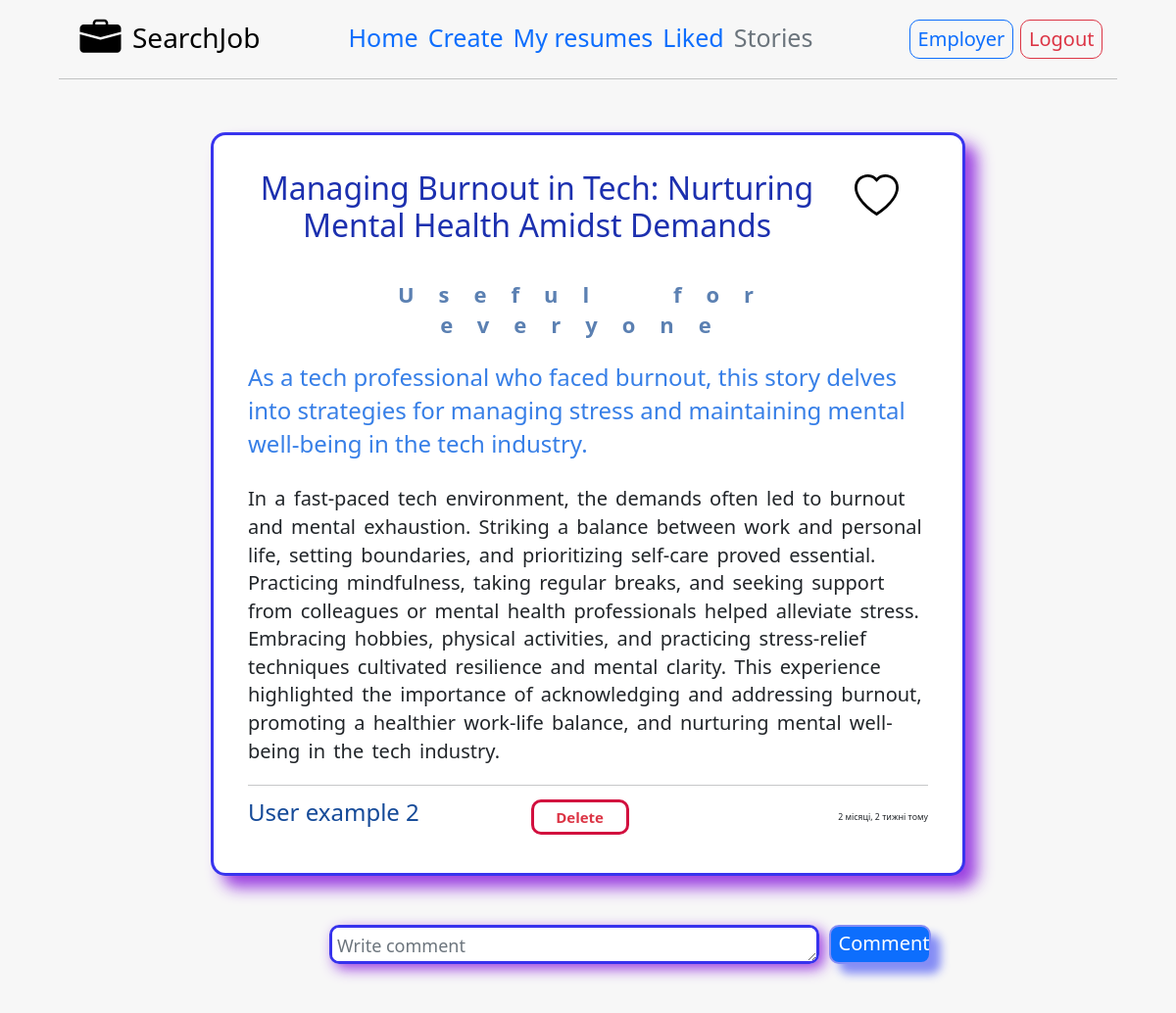
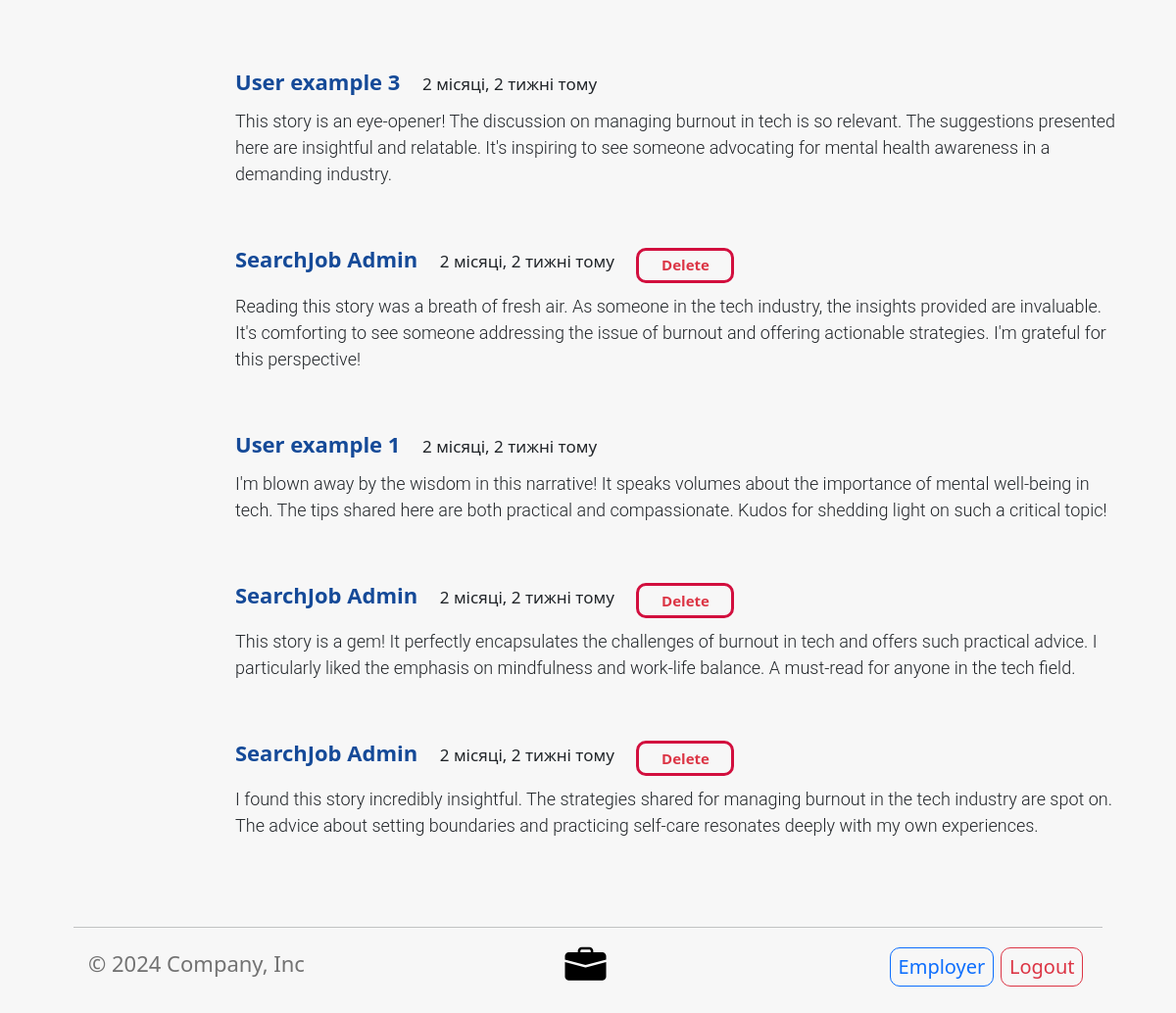
/story/11/ (signed in), run on the app's committed database (2 pictures, top to bottom).
### story/models.py (models this page shows, shortened)
class StoryModel(models.Model):
    headline = models.CharField(verbose_name='Headline of story', max_length=200)
    title = models.TextField(verbose_name='Title of story')
    text = models.TextField(verbose_name='Text of story')
    for_who = models.CharField(verbose_name='Useful for whom', max_length=20, choices=types_of_profession(), default=types_of_profession()[2][0])
    comments = models.BooleanField(default=True)
    timestamp = models.DateTimeField(auto_now_add=True)
    update = models.DateTimeField(auto_now=True)
    user = models.ForeignKey(
        settings.AUTH_USER_MODEL,
        default=1,
        on_delete=models.PROTECT
    )
    class Meta:
        ordering = ['-timestamp']
        verbose_name = 'Story'
        verbose_name_plural = 'Stories'

class CommentModel(models.Model):
    story = models.ForeignKey('StoryModel', on_delete=models.CASCADE)
    text = models.CharField(max_length=300, verbose_name='Text of comment')
    timestamp = models.DateTimeField(auto_now_add=True)
    user = models.ForeignKey(
        settings.AUTH_USER_MODEL,
        default=1,
        on_delete=models.PROTECT
    )
    class Meta:
        verbose_name = 'Comment'
        verbose_name_plural = 'Comments'
        ordering = ('-timestamp', )

### users/models.py (models this page shows)
class User(AbstractUser):
    first_name = models.CharField(max_length=40, verbose_name='First name')
    last_name = models.CharField(max_length=60, verbose_name='Last name')

### story/views.py (the view)
# urls.py: path('<int:id>/', story_content, name='story-content'),
def story_content(request, id=None):
    story = get_object_or_404(StoryModel, id=id)
    user_visitor = get_object_or_404(User, id=request.user.id)
    user_author = get_object_or_404(User, username=story.user)
    if request.POST:
        comment_author = user_visitor
        comment_text = request.POST['text']
        story.commentmodel_set.create(user=comment_author, text=comment_text)
        return redirect(f'/story/{id}/')
    context = {
        'story': story,
        'id': id,
        'user_side': settings.USER_SIDE,
        'user_main': user_author,
        'comments': story.comments,
        'all_comments': story.commentmodel_set.order_by('-id'),
        'user_visitor': user_visitor,
        'current_year': get_current_year()
    }
    with open('additional_files/liked_stories.json', "r") as file:
        data = json.load(file)
    user_id = str(user_visitor.id)
    try:
        if story.id in data['users'][user_id]:
            context['existence_in_liked_stories'] = True
        else:
            context['existence_in_liked_stories'] = False
    except KeyError:
        context['existence_in_liked_stories'] = False
    return render(request, 'story/story.html', context)

### additional_functions/additional.py (called while the page is built)
def get_current_year():
    current_date = datetime.datetime.now()
    return current_date.year

### templates/story/story.html (shortened to what this page needs)
{% extends 'story/base_story_block.html' %}
{% block add_in_nav %}
    <div class="text-end" style="margin-right: 10px; margin-top: 10px;">
        <a href="{% if user_side == 'employee' %}{% url 'employer:home-employer' %}{% else %}{% url 'employee:home-employee' %}{% endif %}"><button style="font-size: 20px; border-radius: 10px;" type="button" class="btn btn-outline-primary me-2">{% if user_side == 'employee' %}Employer{% else %}Employee{% endif %}</button></a>
        <a href="{% url 'users:logout' %}"><button style="font-size: 20px; border-radius: 10px;" type="button" class="btn btn-outline-danger me-2">Logout</button></a>
    </div>
{% endblock add_in_nav %}
{% block main_content %}
    <div class="col-sm-8 col-sm-offset-2" style="margin-bottom: 30px; margin-top: 50px;">
        <div class="row">
            <div class="col-sm-20">
                <div class="thumbnail" style="padding: 35px; border-radius: 15px; border: 3px solid rgba(22,17,236,0.85); box-shadow: 12px 12px 16px rgba(148,49,222,0.92);">
                    <div style="display: flex; justify-content: space-between; margin-bottom: 30px;">
                        <h1 style="text-decoration: none; color: #1c30af; text-align: center; font-size: 32px; width: 85%">
                            {{ story.headline }}
                        </h1>
                        <form action="/story/like_story/{{ story.id }}/">
                            <button type="submit" style="margin-top: 5px; margin-right: 25px; height: 45px; width: 55px; overflow: hidden; display: inline-block; padding: 0; background: none; border: none; cursor: pointer;">
                            </button>
                        </form>
                    </div>
                    <p style="font-weight: 700; font-size: 22px; color: #5b80b2; letter-spacing: 25px; word-spacing: 30px; text-align: center; margin-bottom: 20px;">
                        Useful for {{ story.for_who }}
                    </p>
                    <p style="font-size: 24px; margin-bottom: 25px; color: #377fe7">
                        {{ story.title }}
                    </p>
                    <p style="font-size: 20px; word-spacing: 3px; margin-bottom: 20px;">
                        {{ story.text }}
                    </p>
                    <hr style="height: 1px;">
                    <div class="d-flex justify-content-between align-items-center" style="margin-top: 10px;">
                        <p style="font-size: 24px; font-weight: 500; color: #154a98">{{ user_main.first_name }} {{ user_main.last_name }}</p>
                        {% if user_visitor.is_superuser or story.user == user_visitor %}
                            <a style="margin-right: 100px;" href="{% url 'story:story-delete' story.id %}"><button class="btn btn-outline-danger" id="delete" style="font-size: 15px; font-weight: 700; width: 100px; border-radius: 10px; border: 3px solid #d20f3e;">Delete</button></a>
                        {% endif %}
                        <small class="text-body-secondary">{{ story.timestamp|timesince }} тому</small>
                    </div>
                </div>
            </div>
        </div>
    </div>
    {% if comments %}
        <form style="margin-left: 28%; margin-bottom: 90px;" action="{% url 'story:story-content' story.id %}" enctype="multipart/form-data" method="POST">
            <div style="display: flex;">
                <textarea class="form-control" placeholder="Write comment" maxlength="300" style="border-radius: 10px; width: 500px; height: 40px; color: #106e8a; border: 3px solid rgba(22,17,236,0.85); box-shadow: 5px 5px 14px rgba(148,49,222,0.92); font-size: 18px; padding: 5px;" name="text" rows="3" cols="3"></textarea>
                <input type="submit" class="btn btn-primary" value="Comment" style="margin-left: 10px; font-size: 20px; padding-top: 0; font-weight: 500; width: 12%; height: 40px; border-radius: 10px; border: 2px solid #858DF5; box-shadow: 10px 10px 10px #858DF5;">
            </div>
        </form>
    {% endif %}
    {% if all_comments %}
        <div style="margin-bottom: 50px; margin-left: 20%;">
            {% for comment_content in all_comments %}
                <div style="margin-bottom: 30px;">
                    <p style="margin-bottom: 10px;">
                        <br>
                        <strong style="font-size: 22px; margin-right: 20px; color: #154a98">{{ comment_content.user.first_name }} {{ comment_content.user.last_name }}</strong>
                        <small style="font-size: 17px;">{{ comment_content.timestamp|timesince }} тому</small>
                        {% if user_visitor == user_main or user_visitor == comment_content.user %}
                            <a style="margin-left: 20px;" href="{% url 'story:story-delete-comment' comment_content.id %}"><button class="btn btn-outline-danger" id="delete" style="font-size: 15px; font-weight: 700; width: 100px; border-radius: 10px; border: 3px solid #d20f3e;">Delete</button></a>
                        {% endif %}
                    </p>
                    <p style="font-size: 18px; max-width: 900px; font-family: 'Roboto Light';">
                        {{ comment_content.text }}
                    </p>
                </div>
            {% endfor %}
        </div>
    {% else %}
        {% if comments %}
            <div style="margin-left: 35%; margin-bottom: 50px;">
                <h2 style="font-size: 30px; color: #0a7a9b;">Be the first - write a comment</h2>
            </div>
        {% endif %}
    {% endif %}
{% endblock main_content %}

### data on the page
StoryModel: headline "Managing Burnout in Tech: Nurturing Mental Health Amidst Demands", for_who "everyone", title "As a tech professional who faced burnout, this story delves into strategies for managing stress and maintaining mental well-being in the tech industry.", text "In a fast-paced tech environment, the demands often led to burnout and mental exhaustion. Striking a balance between work and personal life, setting boundaries, and prioritizing self-care proved essential. Practicing mindfulness, taking regular breaks, and seeking support from colleagues or mental health professionals helped alleviate stress. Embracing hobbies, physical activities, and practicing stress-relief techniques cultivated resilience and mental clarity. This experience highlighted the importance of acknowledging and addressing burnout, promoting a healthier work-life balance, and nurturing mental well-being in the tech industry.", timestamp "2 місяці, 2 тижні"
User: first_name "User", last_name "example 2"
CommentModel: user.first_name "User", user.last_name "example 3", timestamp "2 місяці, 2 тижні", text "This story is an eye-opener! The discussion on managing burnout in tech is so relevant. The suggestions presented here are insightful and relatable. It's inspiring to see someone advocating for mental health awareness in a demanding industry."
CommentModel: user.first_name "SearchJob", user.last_name "Admin", timestamp "2 місяці, 2 тижні", shows "Delete", text "Reading this story was a breath of fresh air. As someone in the tech industry, the insights provided are invaluable. It's comforting to see someone addressing the issue of burnout and offering actionable strategies. I'm grateful for this perspective!"
CommentModel: user.first_name "User", user.last_name "example 1", timestamp "2 місяці, 2 тижні", text "I'm blown away by the wisdom in this narrative! It speaks volumes about the importance of mental well-being in tech. The tips shared here are both practical and compassionate. Kudos for shedding light on such a critical topic!"
CommentModel: user.first_name "SearchJob", user.last_name "Admin", timestamp "2 місяці, 2 тижні", shows "Delete", text "This story is a gem! It perfectly encapsulates the challenges of burnout in tech and offers such practical advice. I particularly liked the emphasis on mindfulness and work-life balance. A must-read for anyone in the tech field."
CommentModel: user.first_name "SearchJob", user.last_name "Admin", timestamp "2 місяці, 2 тижні", shows "Delete", text "I found this story incredibly insightful. The strategies shared for managing burnout in the tech industry are spot on. The advice about setting boundaries and practicing self-care resonates deeply with my own experiences."

### other printed values
{{ current_year }} "2024"
